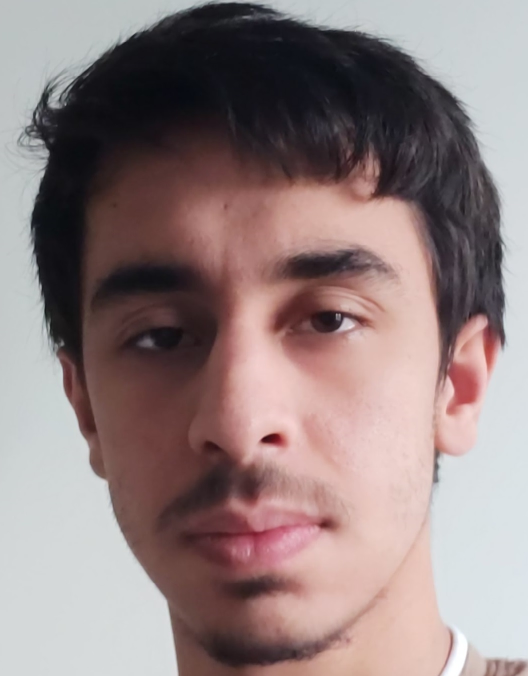
#> input picture HW2/HW2_Solutions/Q4/q4_01_near.jpg, 1056 x 1352 px (shown at 1/2 size)
$ python q4.py
#> lines starting #> are read from the running program, lines starting #| are printed output that depends on the picture
import cv2 as cv
import numpy as np
import numpy.fft as fft


def to_fft(img):
    result = np.empty(img.shape, 'complex')
    for i in range(3):
        ft = fft.fftshift(fft.fft2(img[:, :, i]))
        result[:, :, i] = ft
    return result


def back_fft(img):
    result = np.empty(img.shape, float)
    for i in range(3):
        ft = np.real(fft.ifft2(fft.ifftshift(img[:, :, i])))
        result[:, :, i] = ft
    return result


def gauss_filter(var, h1, w1):
    gauss_h = cv.getGaussianKernel(h1, var)
    gauss_w = cv.getGaussianKernel(w1, var)
    return np.matmul(gauss_h, gauss_w.reshape(1, w1))


def normalize(im):
    res = im - np.min(im)
    if np.max(res) == 0:
        print('fuck')
    res *= 255 / np.max(res)
    return res.astype('uint8')


def three(fi):
    he, we = fi.shape
    res = np.empty((he, we, 3))
    res[:, :, 0] = fi
    res[:, :, 1] = fi
    res[:, :, 2] = fi
    return res


if __name__ == '__main__':
    near = cv.imread('q4_01_near.jpg')
#> near is the input picture: shape (1352, 1056, 3); mean B, G, R 128.2, 128.5, 145.9
    far = cv.imread('q4_02_far.jpg')
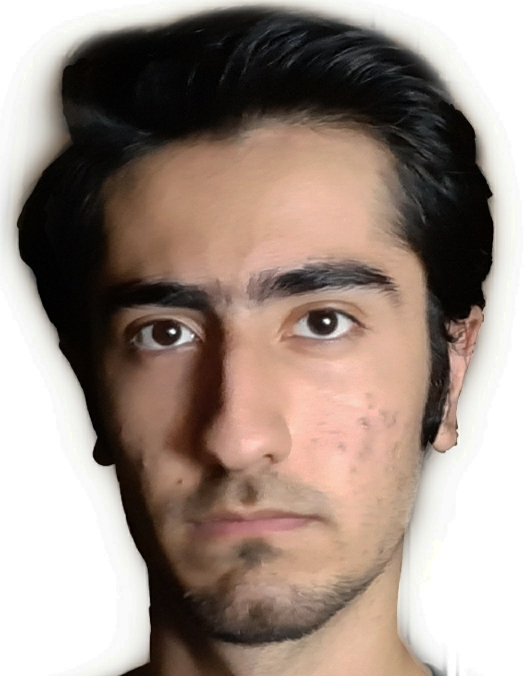
#> input picture HW2/HW2_Solutions/Q4/q4_02_far.jpg, 1056 x 1352 px (shown at 1/2 size)
#> far is the input picture: shape (1352, 1056, 3); mean B, G, R 132.1, 141.4, 157.2

    near_p = np.float32([[670, 330], [635, 654], [1325, 525]])
    far_p = np.float32([[665, 330], [645, 645], [1290, 510]])
    M = cv.getAffineTransform(near_p, far_p)
    h, w, _ = near.shape
#> h = 1352; w = 1056
    near = cv.warpAffine(near, M, (w, h), borderMode=cv.BORDER_REPLICATE)
    cv.imwrite('q4_03_near.jpg', near)
    cv.imwrite('q4_04_far.jpg', far)

    near_ft = to_fft(near)
    cv.imwrite('q4_05_near.jpg', normalize(np.log(np.abs(near_ft))))

    far_ft = to_fft(far)
    cv.imwrite('q4_06_far.jpg', normalize(np.log(np.abs(far_ft))))

    r = 45
    highpass = gauss_filter(r, h, w)
    highpass /= np.max(highpass)
    highpass = 1 - highpass
    cv.imwrite(f'q4_07_highpass_{r}.jpg', normalize(highpass))
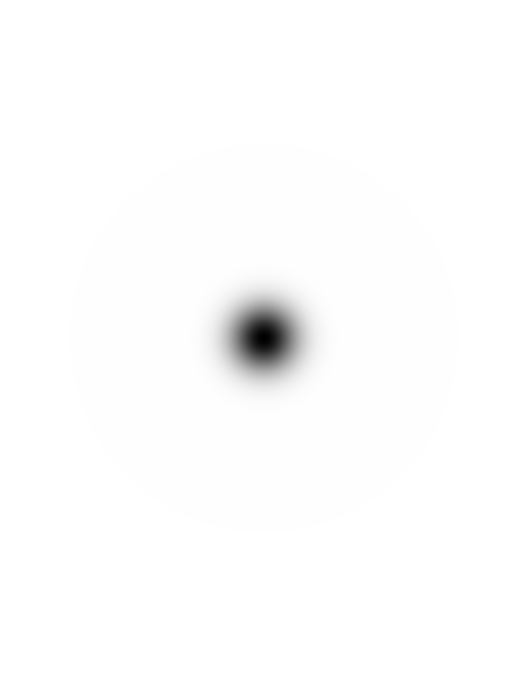
#> saved as q4_07_highpass_45.jpg: shape (1352, 1056) (shown at 1/2 size); min 0, max 255, mean 252.4

    s = 20
    lowpass = gauss_filter(s, h, w)
    lowpass /= np.max(lowpass)
    cv.imwrite(f'q4_08_lowpass_{s}.jpg', normalize(lowpass))

    a = np.arange(h * w).reshape(h, w)
    dis = np.sqrt((a // w - h // 2) ** 2 + (a % w - w // 2) ** 2)

    r_near = 17
    cutoff_near = np.zeros((h, w))
    cutoff_near[dis > r_near] = 1
    highpass_cutoff = highpass * cutoff_near
    cv.imwrite('q4_09_highpass_cutoff.jpg', normalize(highpass_cutoff))

    r_far = 22
    cutoff_far = np.zeros((h, w))
    cutoff_far[dis < r_far] = 1
    lowpass_cutoff = lowpass * cutoff_far
    cv.imwrite('q4_10_lowpass_cutoff.jpg', normalize(lowpass_cutoff))
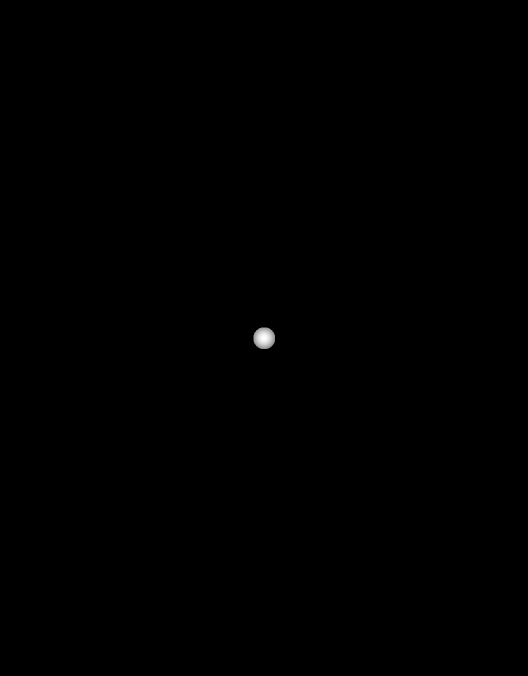
#> saved as q4_10_lowpass_cutoff.jpg: shape (1352, 1056) (shown at 1/2 size); min 0, max 255, mean 0.2

    highpassed = three(highpass_cutoff)
    highpassed = highpassed * near_ft
    cv.imwrite('q4_11_highpassed.jpg', normalize(np.log(np.abs(highpassed + 1e-6))))
#> in normalize (call 7), `res = im - np.min(im)`:
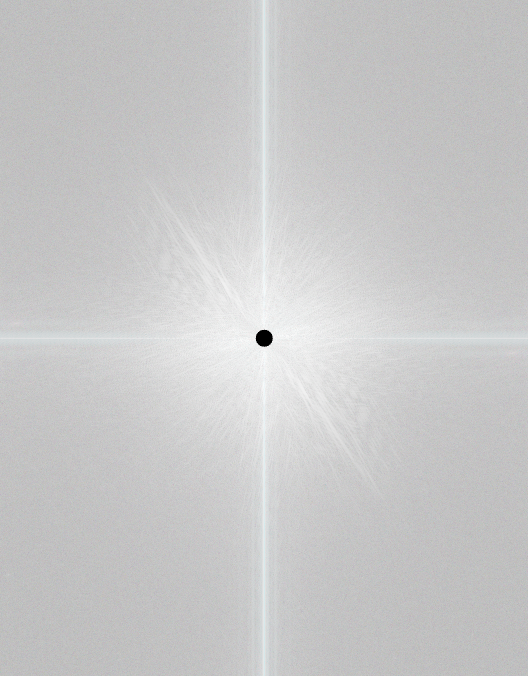
#> res: shape (1352, 1056, 3) float64 (shown at 1/2 size); mean of channels 0, 1, 2 20.2, 20.2, 20.2; drawn with min black and max white

    lowpassed = three(lowpass_cutoff)
    lowpassed = lowpassed * far_ft
    cv.imwrite('q4_12_lowpassed.jpg', normalize(np.log(np.abs(lowpassed + 1e-6))))

    f1 = np.zeros((h, w))
    f1[dis <= r_near] = 1
    f1 = three(f1)

    f2 = np.zeros((h, w))
    f2[np.logical_and(r_near < dis, dis < r_far)] = 1
    f2 = three(f2)

    f3 = np.zeros((h, w))
    f3[dis >= r_far] = 1
    f3 = three(f3)

    hybrid_frequency = (f1 + 1 * f2) * lowpassed + (f3 + 0.7 * f2) * 3 * highpassed
    cv.imwrite('q4_13_hybrid_frequency.jpg', normalize(np.log(np.abs(hybrid_frequency + 1e-6))))

    hybrid_near = back_fft(hybrid_frequency)
#> after the loop in back_fft, `for i in range(3):`:
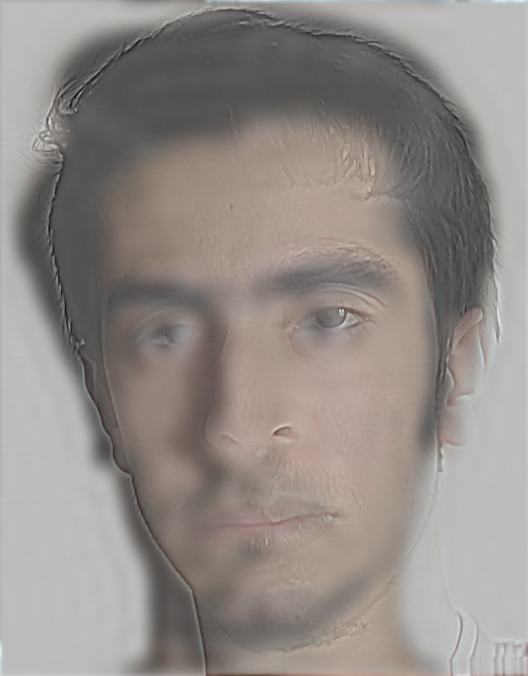
#> result: shape (1352, 1056, 3) float64 (shown at 1/2 size); mean of channels 0, 1, 2 132.1, 141.4, 157.2; drawn with min black and max white
    cv.imwrite('q4_14_hybrid_near.jpg', hybrid_near)

    scale = 10
    hybrid_far = cv.resize(hybrid_near, (hybrid_near.shape[1] // scale, hybrid_near.shape[0] // scale))
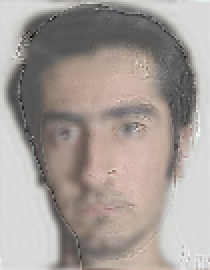
#> hybrid_far: shape (135, 105, 3) float64 (shown 2 times larger); mean of channels 0, 1, 2 132.1, 141.3, 157.2; drawn with min black and max white
    cv.imwrite('q4_15_hybrid_far.jpg', hybrid_far)
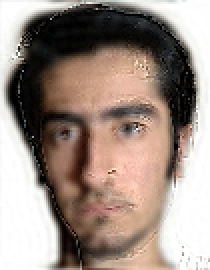
#> saved as q4_15_hybrid_far.jpg: shape (135, 105, 3) (shown 2 times larger); mean B, G, R 132.3, 141.5, 157.3
